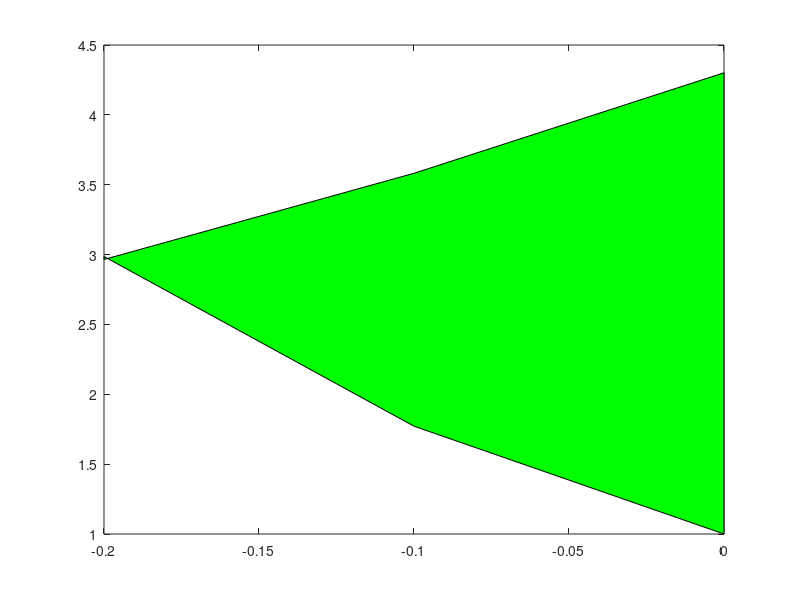

This chart was generated by the following MATLAB code:
a = -0.2; 
b = 0; 
n = [2,4,8,16,32,64,128,256]; 

h = (b-a)/n(1);
x = a:h:b;
f = 64 .* exp(-0.3.*(x-3).^2); % vi ser att f minskar i x-värde
p = (x-1).^6; % vi ser att p ökar i y-värde

xx = [x(:); flip(x(:))];
yy = [f(:); flip(p(:))];
fill(xx,yy,'g');

% Visuell inspektion
% a = -0.2
% b = 0
% I = (-0,2 -> 0) integral (p - f) dx

%% Trapetsregeln som rektanglar och trianglar

for j = 1:length(n)

    h = (b-a)/n(j);
    x = a:h:b;
    f = 64 .* exp(-0.3.*(x-3).^2);
    p = (x-1).^6;

    tot_area_1 = 0;
    tot_area_2 = 0;

    for i = 1:n(j)
        area_rektangel = h * min(f(i), f(i+1));
        area_triangel = (h * abs(f(i) - f(i+1))) / 2;

        del_tot_area = area_rektangel + area_triangel;

        tot_area_1 = tot_area_1 + del_tot_area;
    end

    for i = 1:n(j)
        area_rektangel = h * min(p(i), p(i+1));
        area_triangel = (h * abs(p(i) - p(i+1))) / 2;

        del_tot_area = area_rektangel + area_triangel;

        tot_area_2 = tot_area_2 + del_tot_area;
    end

    tot_area = tot_area_1 - tot_area_2;
    disp(tot_area)

end

%% Vanliga trapetsmetoden med medelvärde

% trapets_1 = h * (sum(f)-(f(1)+f(length(f)))/2)
% trapets_2 = h * (sum(p)-(p(1)+p(length(p)))/2)

% svar = trapets_1 - trapets_2
% for i = 1:n
%   T1 = h*(f(i+h)+f(i+h))
% end
% T2 = +h/2*(f(h)+f(end))
% T = T1 + T2